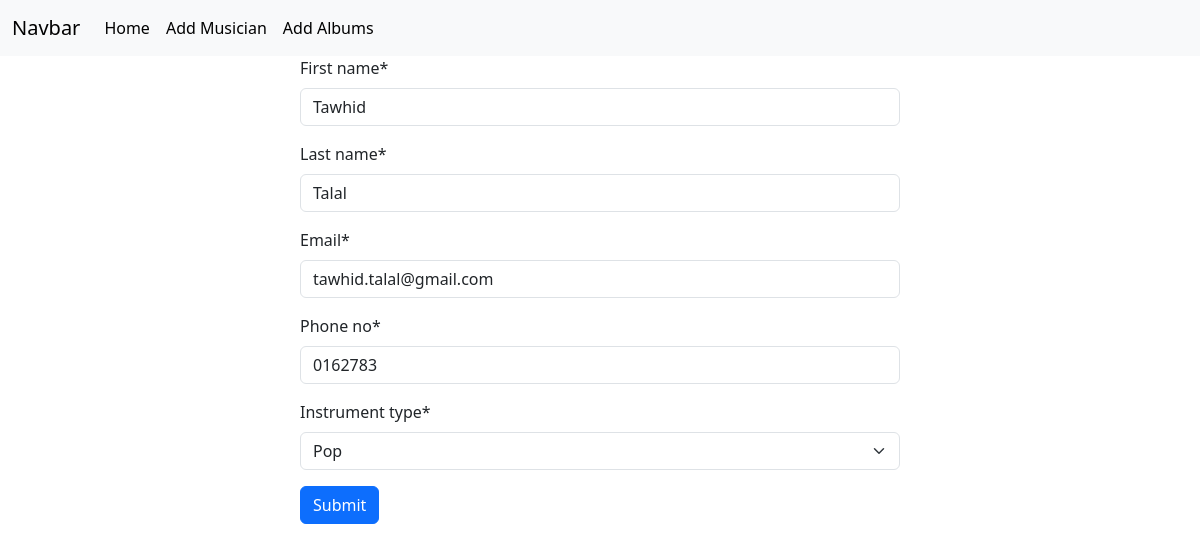
Screenshot of /musician/editMusician/5 with the database file from the repository.
### musician/models.py (models this page shows, shortened)
class musicianModel(models.Model):
    instruments = (
        ('jazz','Jazz'),
        ('classic','Classic'),
        ('pop','Pop'),
    )
    first_name = models.CharField(max_length=30)
    last_name = models.CharField(max_length=30)
    email = models.EmailField()
    phone_no = models.CharField(max_length=12)
    instrument_type = models.CharField(max_length=20,choices=instruments)

### musician/views.py (the view)
# urls.py: path('editMusician/<int:id>',views.edit_musician,name='editMusician'),
def edit_musician(request,id):
    albumCreator = albumsModel.objects.get(pk=id)
    musicianInstance = albumCreator.musician
    musician_form = musicianForm(instance=musicianInstance)
    if request.method == 'POST':
        musician_form = musicianForm(request.POST,instance=musicianInstance)
        if musician_form.is_valid():
            musician_form.save()
            return redirect('homepage')
    return render(request,'musician.html',{'form':musician_form})

### musician/forms.py
class musicianForm(forms.ModelForm):
    class Meta:
        model = musicianModel
        fields = '__all__'

### musician/templates/musician.html (shortened to what this page needs)
{% extends "base.html" %}
{% load crispy_forms_tags %}
{% block main %}
    <form style="width:50%; margin: auto" method="post">
        {{ form | crispy }}
        <button class="btn btn-primary">Submit</button>
    </form>
{% endblock main %}

### rows the page displays
musicianModel: first_name "Tawhid", last_name "Talal", email "tawhid.talal@gmail.com", phone_no "0162783", instrument_type "Pop"
